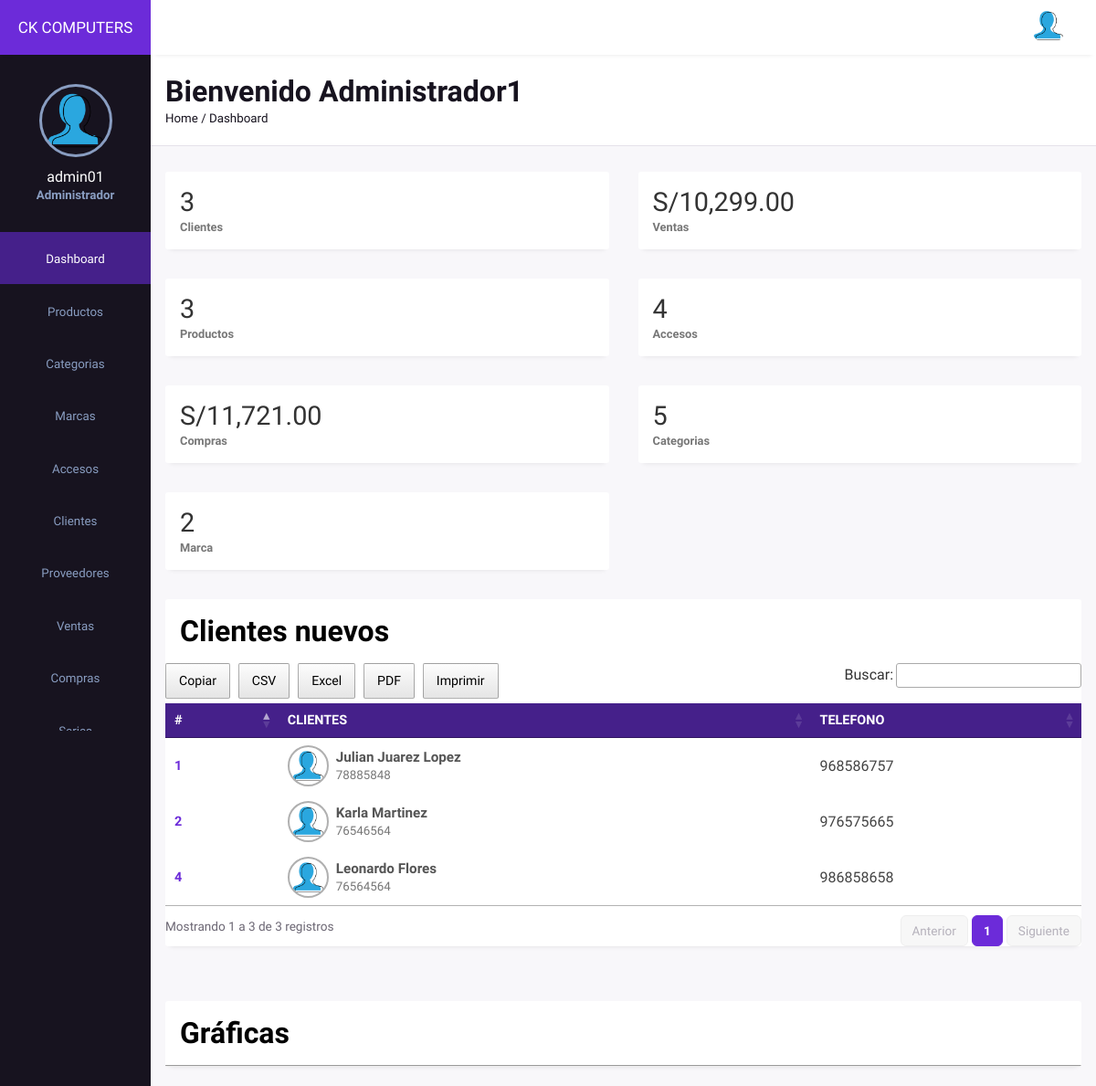
The page /frontend/administrador/escritorio.php (signed in) on the database its author committed.
### tables this page shows
CREATE TABLE `clientes` (
  `idcli` int(11) NOT NULL AUTO_INCREMENT,
  `tipd` varchar(25) NOT NULL,
  `nudoc` varchar(11) NOT NULL,
  `nocl` varchar(150) NOT NULL,
  `apcl` varchar(35) NOT NULL,
  `telfcl` char(9) NOT NULL DEFAULT '',
  `state` tinyint(1) NOT NULL DEFAULT 1,
  `fere` timestamp NOT NULL DEFAULT current_timestamp() ON UPDATE current_timestamp(),
  PRIMARY KEY (`idcli`),
  UNIQUE KEY `uq_clientes_nudoc` (`nudoc`)
);

### backend/config/helpers.php (called while the page is built, shortened)
<?php
function e($valor)
{
    return htmlspecialchars((string)$valor, ENT_QUOTES, 'UTF-8');
}

### frontend/administrador/escritorio.php (the view, shortened to what this page needs)
<?php
require __DIR__ . '/../layout/cabecera.php';
?>
            <div class="page-content">
                <div class="analytics">
                    <div class="card">
                        <div class="card-head">
                            <?php
                             require_once('../../backend/config/Conexion.php');
                                            $sql = "SELECT COUNT(*) total FROM clientes WHERE state = 1";
                                            $result = $connect->query($sql);
                                            $total = $result->fetchColumn();
                                             ?>
                            <h2><?php echo e($total); ?></h2>
                        </div>
                        <div class="card-progress">
                            <small>Clientes</small>
                        </div>
                    </div>
                    <div class="card">
                        <div class="card-head">
                             <?php
                                            $sql = "SELECT SUM(total_price) total FROM orders WHERE anulada = 0";
                                            $result = $connect->query($sql);
                                            $total = $result->fetchColumn();
                                             ?>
                            <h2>S/<?php echo number_format($total,2) ?></h2>
                        </div>
                        <div class="card-progress">
                            <small>Ventas</small>
                        </div>
                    </div>
                    <div class="card">
                        <div class="card-head">
                            <?php
                                            $sql = "SELECT COUNT(*) total FROM productos WHERE state = 1";
                                            $result = $connect->query($sql);
                                            $total = $result->fetchColumn();
                                             ?>
                            <h2><?php echo e($total); ?></h2>
                        </div>
                        <div class="card-progress">
                            <small>Productos</small>
                        </div>
                    </div>
                    <div class="card">
                        <div class="card-head">
                            <?php
                                            $sql = "SELECT COUNT(*) total FROM usuarios WHERE state = 1";
                                            $result = $connect->query($sql);
                                            $total = $result->fetchColumn();
                                             ?>
                            <h2><?php echo e($total); ?></h2>
                        </div>
                        <div class="card-progress">
                            <small>Accesos</small>
                        </div>
                    </div>
                    <div class="card">
                        <div class="card-head">
                             <?php
                                            $sql = "SELECT SUM(total_price) total FROM orders_purchase WHERE anulada = 0";
                                            $result = $connect->query($sql);
                                            $total = $result->fetchColumn();
                                             ?>
                            <h2>S/<?php echo number_format($total,2) ?></h2>
                        </div>
                        <div class="card-progress">
                            <small>Compras</small>
                        </div>
                    </div>
                    <div class="card">
                        <div class="card-head">
                            <?php
                                            $sql = "SELECT COUNT(*) total FROM categoria WHERE state = 1";
                                            $result = $connect->query($sql);
                                            $total = $result->fetchColumn();
                                             ?>
                            <h2><?php echo e($total); ?></h2>
                        </div>
                        <div class="card-progress">
                            <small>Categorias</small>
                        </div>
                    </div>
                    <div class="card">
                        <div class="card-head">
                            <?php
                                            $sql = "SELECT COUNT(*) total FROM marca WHERE state = 1";
                                            $result = $connect->query($sql);
                                            $total = $result->fetchColumn();
                                             ?>
                            <h2><?php echo e($total); ?></h2>
                        </div>
                        <div class="card-progress">
                            <small>Marca</small>
                        </div>
                    </div>
                </div>
                <div class="records table-responsive">
                     <div class="record-header">
                        <h1>Clientes nuevos</h1>
                    </div>
                    <div>
                        <?php
$sentencia = $connect->prepare("SELECT * FROM clientes WHERE state = 1 ORDER BY idcli DESC;");
 $sentencia->execute();
$data =  array();
if($sentencia){
  while($r = $sentencia->fetchObject()){
    $data[] = $r;
  }
}
     ?>
     <?php if(count($data)>0):?>
                        <table width="100%" id="example">
                            <thead>
                                <tr>
                                    <th>#</th>
                                    <th><span class="las la-sort"></span> CLIENTES</th>
                                    <th><span class="las la-sort"></span> TELEFONO</th>
                                </tr>
                            </thead>
                            <tbody>
                                  <?php foreach($data as $d):?>
                                <tr>
                                    <td><?php echo e($d->idcli); ?></td>
                                    <td>
                                        <div class="client">
                                           <div class="client-img bg-img" style="background-image: url(../../backend/img/user13.png)"></div>
                                            <div class="client-info">
                                                <h4><?php echo e($d->nocl); ?>&nbsp;<?php echo e($d->apcl); ?></h4>
                                                <small><?php echo e($d->nudoc); ?></small>
                                            </div>
                                        </div>
                                    </td>
                                    <td>
                                        <?php echo e($d->telfcl); ?>
                                    </td>
                                </tr>
                                 <?php endforeach; ?>
                            </tbody>
                        </table>
    <?php endif; ?>
                    </div>
                </div>
                <br>
            </div>
            <div class="page-content">
            <div class="records table-responsive">
                    <div class="record-header">
                        <h1>Gráficas</h1>
                    </div>
                    <div>
                <hr>
                    </div>
                </div>
            </div>
<?php require __DIR__ . '/../layout/pie.php'; ?>
</body>
</html>

### backend/css/admin.css (style rules this page uses)
:root { --main-color: #6C2BD9; --color-dark: #17131F; --text-grey: #6B6673; }
* { margin: 0; padding: 0; text-decoration: none; list-style-type: none; box-sizing: border-box; font-family: 'Lexend Deca', sans-serif; }
.bg-img { background-repeat: no-repeat; background-size: cover; border-radius: 50%; background-size: cover; }
.user div, .client-img { height: 40px; width: 40px; margin-right: 1rem; }
.page-content { padding: 1.3rem 1rem; background: #F8F7FA; }
.analytics { display: grid; grid-template-columns: repeat(4, 1fr); grid-gap: 2rem; margin-top: .5rem; margin-bottom: 2rem; }
.card { box-shadow: 0px 5px 5px -5px rgb(0 0 0 / 10%); background: #fff; padding: 1rem; border-radius: 3px; }
.card-head { display: flex; justify-content: space-between; align-items: center; }
.card-head h2 { color: #333; font-size: 1.8rem; font-weight: 500; }
.card-progress small { color: #777; font-size: .8rem; font-weight: 600; }
.records { box-shadow: 0px 5px 5px -5px rgb(0 0 0 / 10%); background: #fff; border-radius: 3px; }
.record-header { padding: 1rem; display: flex; justify-content: space-between; align-items: center; }
.table-responsive { width: 100%; overflow: auto; }
table { border-collapse: collapse; }
table thead tr { background: #45208A; }
table thead th { padding: 1rem 0rem; text-align: left; color: #fff; font-size: .9rem; }
table thead th:first-child { padding-left: 1rem; }
table tbody td { padding: 1rem 0rem; color: #444; }
table tbody td:first-child { padding-left: 1rem; color: var(--main-color); font-weight: 600; font-size: .9rem; }
table tbody tr { border-bottom: 1px solid #dee2e8; }
.client { display: flex; align-items: center; }
.client-img { margin-right: .5rem; border: 2px solid #b0b0b0; height: 45px; width: 45px; }
.client-info h4 { color: #555; font-size: .95rem; }
.client-info small { color: #777; }
@media only screen and (max-width: 1200px) { .analytics { grid-template-columns: repeat(2, 1fr); } }

### rows shown on the page
clientes: idcli "4", nocl "Leonardo", apcl "Flores", nudoc "76564564", telfcl "986858658"
clientes: idcli "2", nocl "Karla", apcl "Martinez", nudoc "76546564", telfcl "976575665"
clientes: idcli "1", nocl "Julian", apcl "Juarez Lopez", nudoc "78885848", telfcl "968586757"

### other values the page prints
$_SESSION['username'] "admin01"
nombre_rol(rol_actual()) "Administrador"
$texto "Dashboard"
$texto "Productos"
$texto "Categorias"
$texto "Marcas"
$texto "Accesos"
$texto "Clientes"
$texto "Proveedores"
$texto "Ventas"
$texto "Compras"
$_SESSION['nombre'] "Administrador1"
$migas "Dashboard"
$total "3"
$total "10,299.00"
